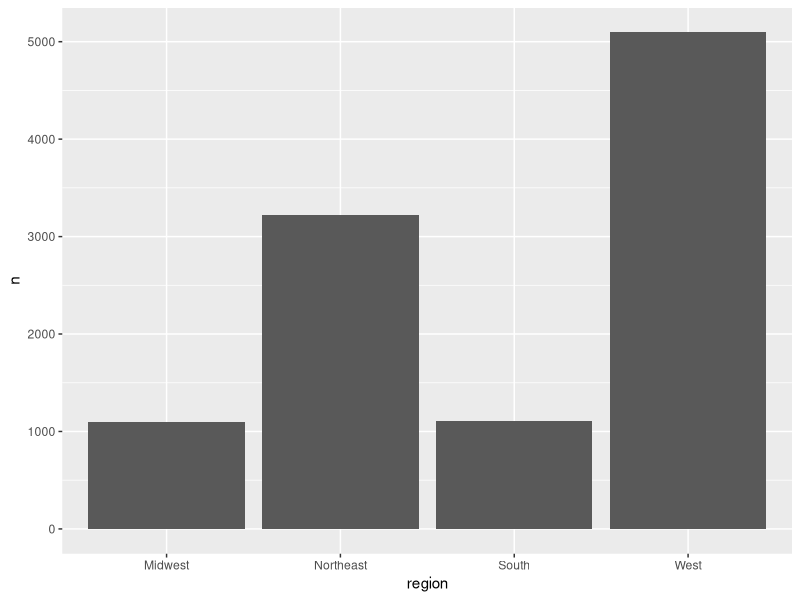
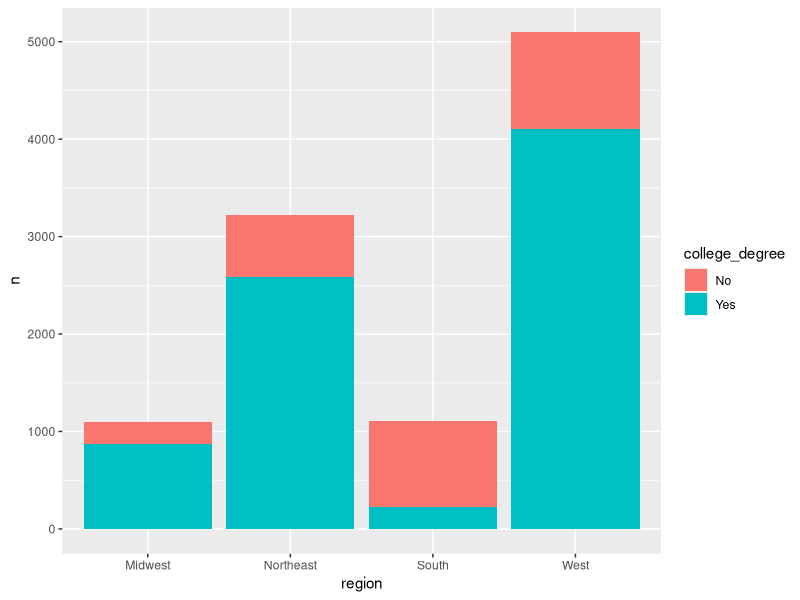
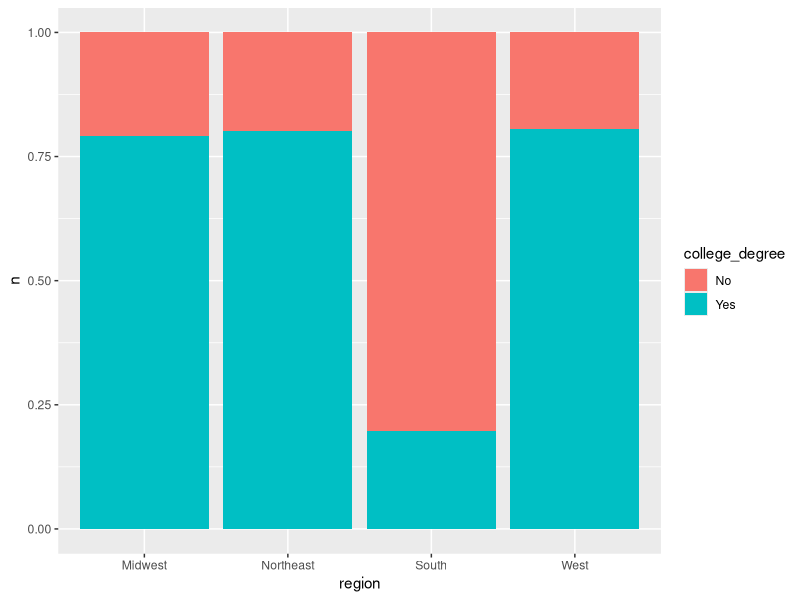
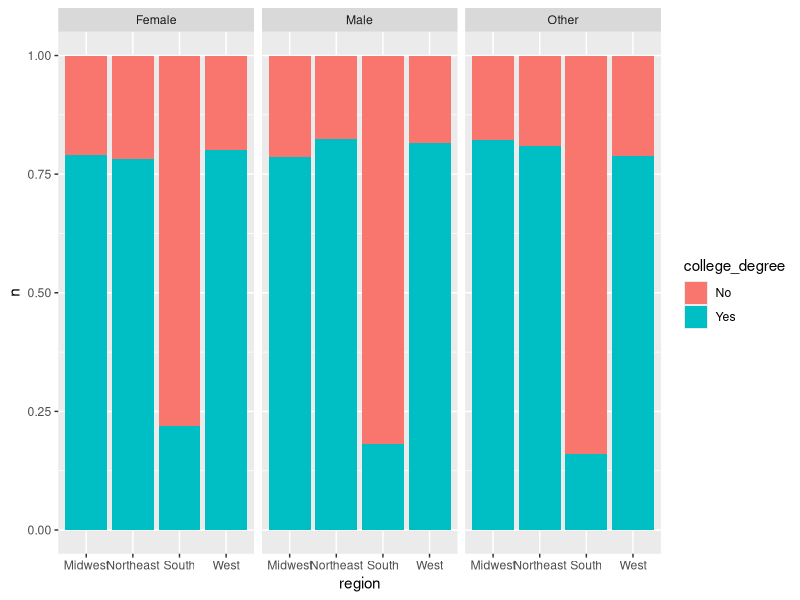
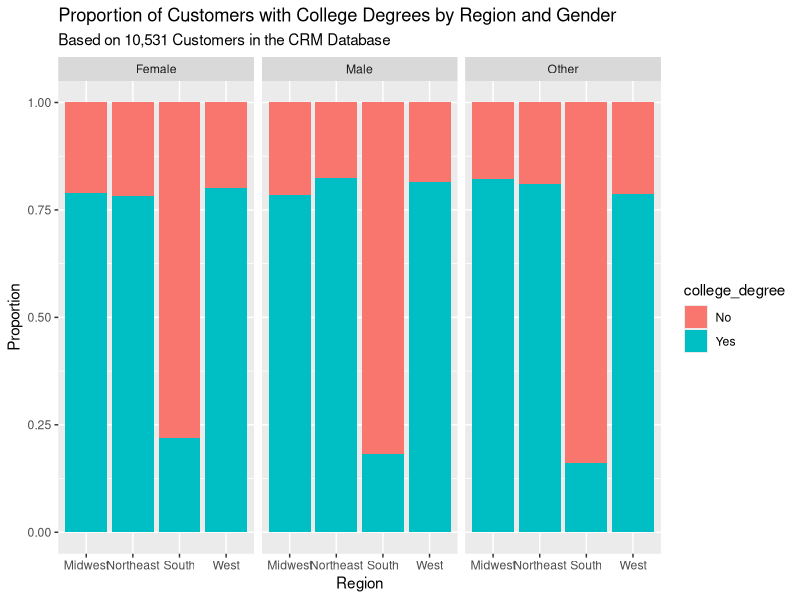
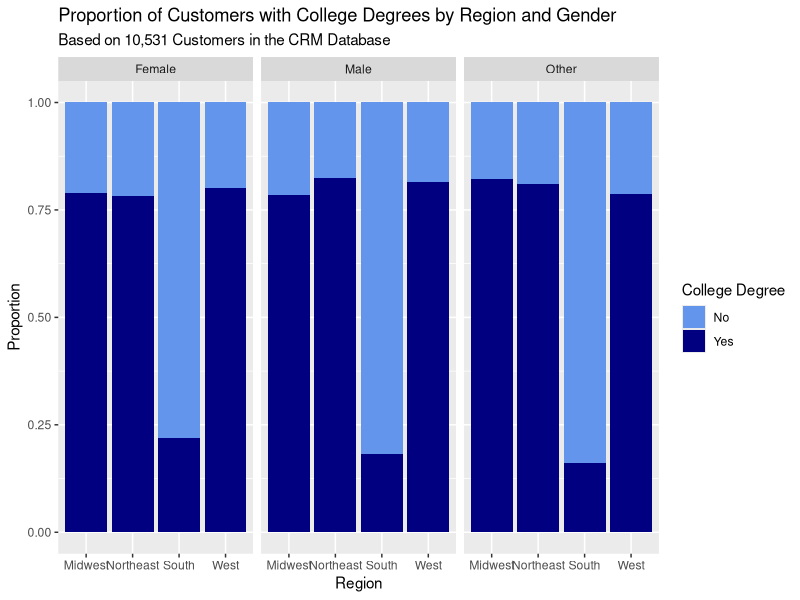
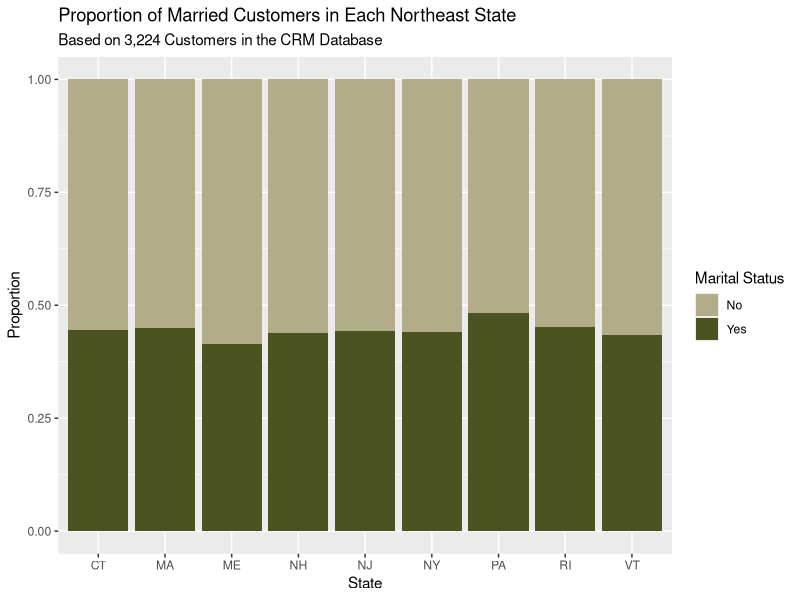
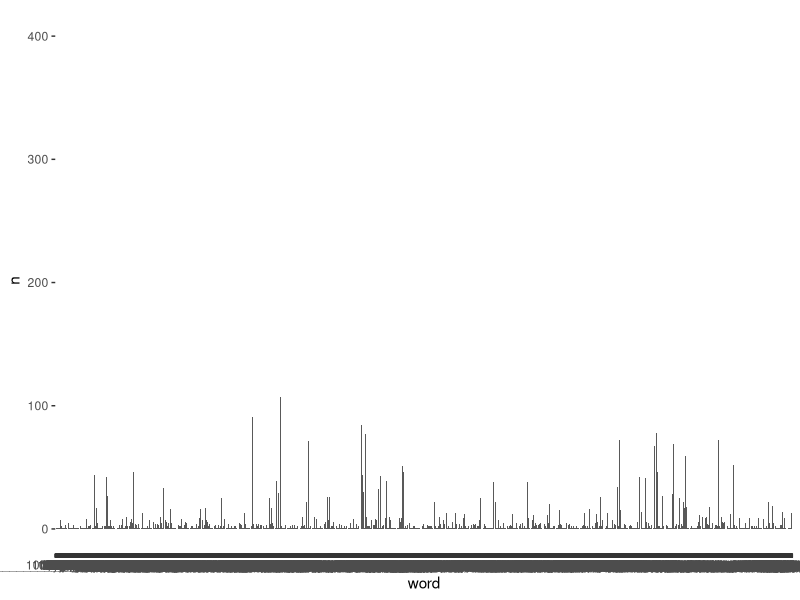

Write the R code that produced these figures, in order.
## ---- chunk 1
library(tidyverse)
## ---- chunk 2
customer_data <- read_csv("customer_data.csv", show_col_types = FALSE)
glimpse(customer_data)
## ---- chunk 3
customer_data |> 
  count(region)
## ---- chunk 4
customer_data |> 
  count(region, college_degree)
## ---- chunk 5

customer_data |>
  filter(married == 'No') |>
  count(region)

## ---- chunk 6
customer_data |> 
  count(region) |> 
  ggplot(aes(x = region, y = n)) +
  geom_col()
## ---- chunk 7
customer_data |> 
  count(region, college_degree) |> 
  ggplot(aes(x = region, y = n, fill = college_degree)) +
  geom_col()
## ---- chunk 8
customer_data |> 
  count(region, college_degree) |> 
  ggplot(aes(x = region, y = n, fill = college_degree)) +
  geom_col(position = "fill")
## ---- chunk 9
customer_data |> 
  count(region, college_degree, gender) |> 
  ggplot(aes(x = region, y = n, fill = college_degree)) +
  geom_col(position = "fill") +
  facet_wrap(~ gender)
## ---- chunk 10
customer_data |> 
  count(region, college_degree, gender) |> 
  ggplot(aes(x = region, y = n, fill = college_degree)) +
  geom_col(position = "fill") +
  facet_wrap(~ gender) +
  labs(
    title = "Proportion of Customers with College Degrees by Region and Gender",
    subtitle = "Based on 10,531 Customers in the CRM Database",
    x = "Region",
    y = "Proportion"
  )
## ---- chunk 11
customer_data |> 
  count(region, college_degree, gender) |> 
  ggplot(aes(x = region, y = n, fill = college_degree)) +
  geom_col(position = "fill") +
  facet_wrap(~ gender) +
  labs(
    title = "Proportion of Customers with College Degrees by Region and Gender",
    subtitle = "Based on 10,531 Customers in the CRM Database",
    x = "Region",
    y = "Proportion"
  ) +
  scale_fill_manual(
    name = "College Degree",
    values = c("cornflowerblue", "navy")
  )
## ---- chunk 12

customer_data |> 
  filter(region == "Northeast") |>
  count(state, married) |> 
  ggplot(aes(x = state, y = n, fill = married)) +
  geom_col(position = "fill") +
  labs(
    title = "Proportion of Married Customers in Each Northeast State",
    subtitle = "Based on 3,224 Customers in the CRM Database",
    x = "State",
    y = "Proportion"
  ) +
  scale_fill_manual(
    name = "Marital Status",
    values = c("#B2AC88", "#4b5320")
  )

## ---- chunk 13

library(tidytext)

review_data <- customer_data |>
  select(customer_id, review_text) |> 
  unnest_tokens(word, review_text)

review_data
## ---- chunk 14
review_data |> 
  count(word) |> 
  arrange(desc(n))
## ---- chunk 15
review_data <- review_data |> 
  drop_na(word)

review_data
## ---- chunk 16
stop_words
## ---- chunk 17
review_data <- review_data |>
  anti_join(stop_words, join_by(word))

review_data |> 
  count(word) |> 
  arrange(desc(n))
## ---- chunk 18
review_data |>
  count(word) |>
  arrange(desc(n)) |>
  ggplot(aes(x = word, y = n)) +
  geom_col()
## ---- chunk 19
review_data |> 
  count(word) |> 
  arrange(desc(n)) |> 
  slice(1:10) |> 
  mutate(word = fct_reorder(word, n)) |>
  ggplot(aes(x = n, y = word)) +
  geom_col()
